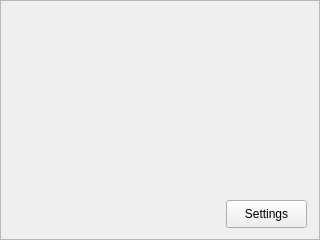
<?xml version="1.0" encoding="UTF-8"?>
<ui version="4.0">
 <class>CWidgetSelector</class>
 <widget class="QDialog" name="CWidgetSelector">
  <property name="geometry">
   <rect>
    <x>0</x>
    <y>0</y>
    <width>320</width>
    <height>240</height>
   </rect>
  </property>
  <property name="windowTitle">
   <string>Dialog</string>
  </property>
  <widget class="QStackedWidget" name="stackedWidget">
   <property name="geometry">
    <rect>
     <x>0</x>
     <y>31</y>
     <width>41</width>
     <height>41</height>
    </rect>
   </property>
   <property name="styleSheet">
    <string notr="true"/>
   </property>
  </widget>
  <widget class="CFader" name="fader" native="true">
   <property name="geometry">
    <rect>
     <x>0</x>
     <y>0</y>
     <width>31</width>
     <height>31</height>
    </rect>
   </property>
  </widget>
  <widget class="QFrame" name="frameSelector">
   <property name="geometry">
    <rect>
     <x>0</x>
     <y>0</y>
     <width>320</width>
     <height>240</height>
    </rect>
   </property>
   <property name="autoFillBackground">
    <bool>false</bool>
   </property>
   <property name="styleSheet">
    <string notr="true"/>
   </property>
   <property name="frameShape">
    <enum>QFrame::StyledPanel</enum>
   </property>
   <property name="frameShadow">
    <enum>QFrame::Raised</enum>
   </property>
   <widget class="QWidget" name="gridLayoutWidget">
    <property name="geometry">
     <rect>
      <x>10</x>
      <y>10</y>
      <width>300</width>
      <height>181</height>
     </rect>
    </property>
    <layout class="QGridLayout" name="gridLayout">
     <property name="sizeConstraint">
      <enum>QLayout::SetMinAndMaxSize</enum>
     </property>
     <property name="spacing">
      <number>6</number>
     </property>
    </layout>
   </widget>
   <widget class="QPushButton" name="btnSettings">
    <property name="geometry">
     <rect>
      <x>226</x>
      <y>200</y>
      <width>81</width>
      <height>28</height>
     </rect>
    </property>
    <property name="focusPolicy">
     <enum>Qt::NoFocus</enum>
    </property>
    <property name="text">
     <string>Settings</string>
    </property>
   </widget>
  </widget>
 </widget>
 <customwidgets>
  <customwidget>
   <class>CFader</class>
   <extends>QWidget</extends>
   <header>Fader.h</header>
   <container>1</container>
  </customwidget>
 </customwidgets>
 <resources/>
 <connections/>
</ui>
